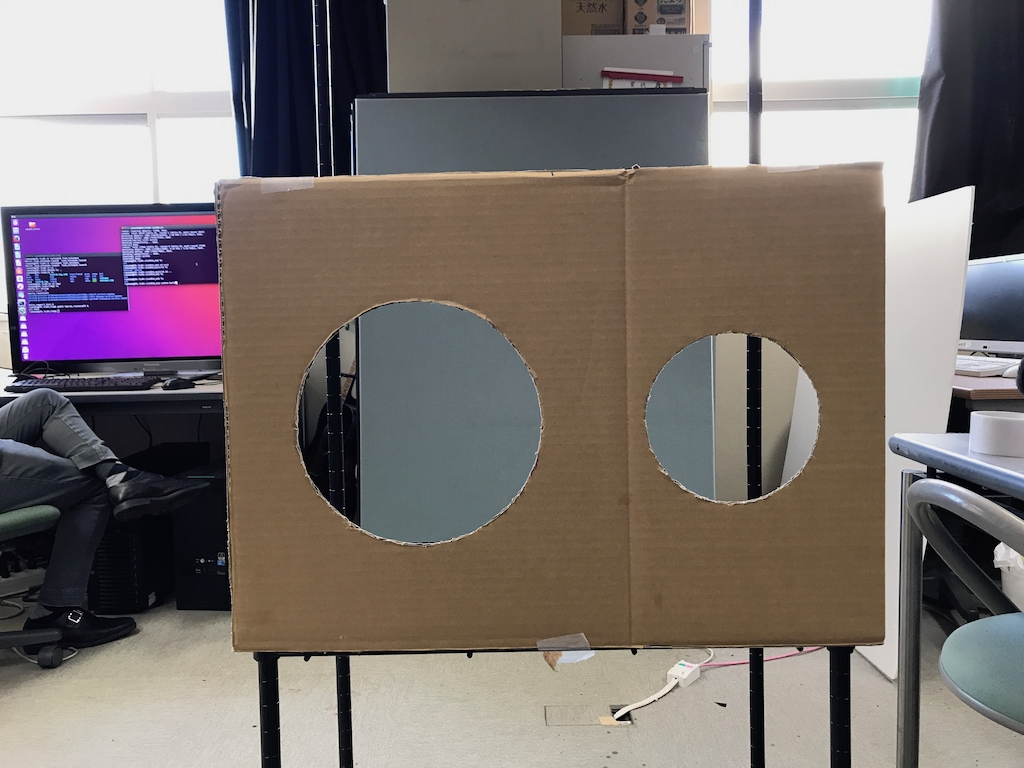
//> input picture build/imageres.jpg, 1024 x 768 px
$ ./imagecircle build/imageres.jpg   (built with g++ and OpenCV 4)
//> lines starting //> are read from the running program, lines starting //| are printed output that depends on the picture; after the words box and inside, x2 and y2 are one past the last pixel; in counts of white or black regions, pixels touching at a corner belong together
#include <opencv2/imgproc/imgproc.hpp>
#include <opencv2/highgui/highgui.hpp>
// #include <stdlib.h>
// #include <stdio.h>
#include <iostream>

using namespace cv;

/** @function main */
int main( int argc, char** argv )
{
  /// Load an image
  Mat src, image_gray;
  src = imread( argv[1] );
//> src is the input picture: 768 rows x 1024 cols, CV_8UC3; mean B, G, R 112.2, 114.7, 124.3
  if( !src.data ) {
    return -1;
  }
  cv::cvtColor(src, image_gray, CV_RGB2GRAY);
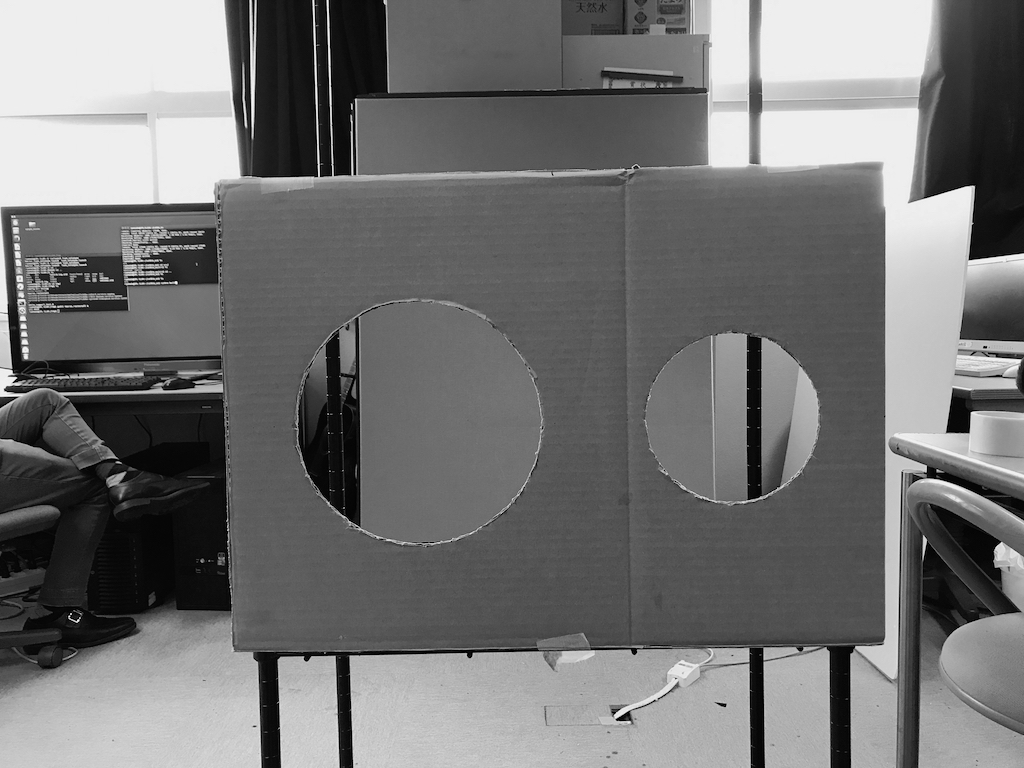
//> image_gray: 768 rows x 1024 cols, CV_8UC1; min 0, max 247, mean 115
  std::vector<Vec3f> temp_circles, circles;

  // Detect 2 circles
  HoughCircles(image_gray, temp_circles, CV_HOUGH_GRADIENT, 2, 200, 100, 80, 80, 90);
//> temp_circles = 1 circle (x, y, radius): [731, 417, 86.6]
  for (size_t i = 0; i < temp_circles.size(); i++) {
    circles.push_back(temp_circles[i]);
  }
//> this loop made 1 pass

  HoughCircles(image_gray, temp_circles, CV_HOUGH_GRADIENT, 2, 200, 100, 80, 120, 130);
//> temp_circles = 1 circle (x, y, radius): [421, 421, 122.2]
  for (size_t i = 0; i < temp_circles.size(); i++) {
    circles.push_back(temp_circles[i]);
  }

  for (size_t i = 0; i < circles.size(); i++) {
    Point center (cvRound(circles[i][0]), cvRound(circles[i][1]));
    int radius = cvRound(circles[i][2]);
    circle(src, center, 2, Scalar(0, 255, 0), -1, 8, 0);
    circle(src, center, radius, Scalar(0, 0, 255), 3, 8, 0);
    std::cout << "Circle " << i << ": " << circles[i][0] << ", "
      << circles[i][1] << ", " << circles[i][2] << std::endl;
  }
//> this loop made 2 passes
//> (center, radius) on passes 1 to 2: (Point(731, 417), 87), (Point(421, 421), 122)
//| Circle 0: 731, 417, 86.6
//| Circle 1: 421, 421, 122.2
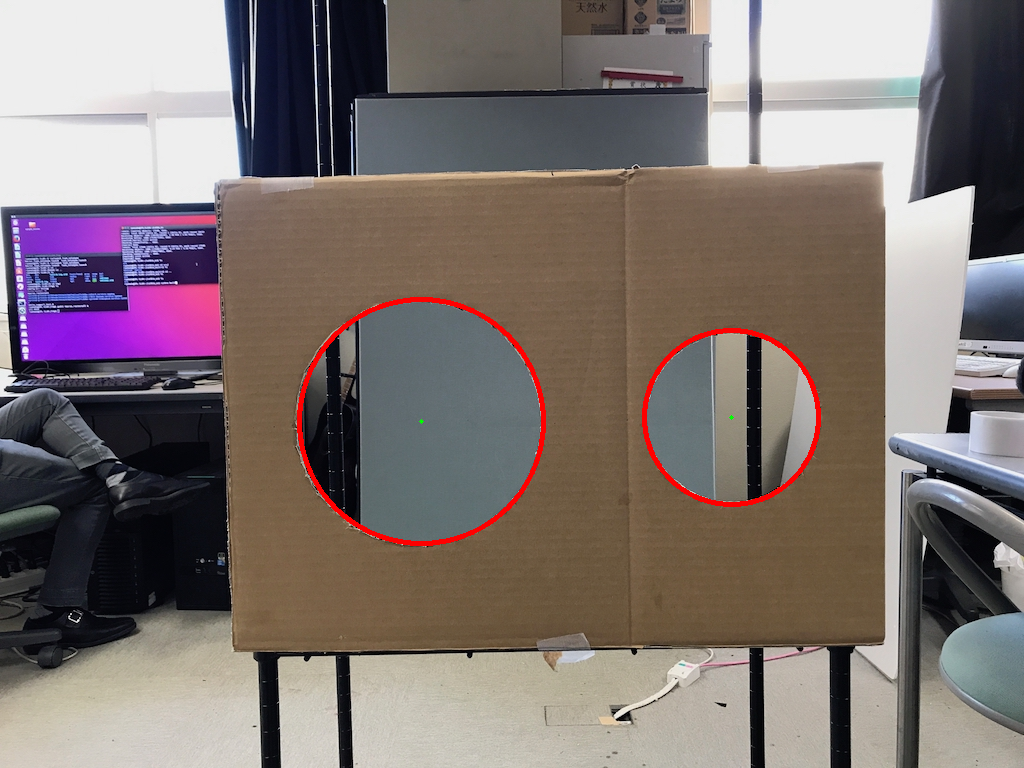
//> src: 768 rows x 1024 cols, CV_8UC3; 0.83% of pixels changed, all inside (x1, y1, x2, y2) = (297, 297, 821, 546)

  namedWindow("Hough Circle Transform Demo", CV_WINDOW_FREERATIO);
  imshow( "Hough Circle Transform Demo", src);

  waitKey(0);
  return 0;
  }
